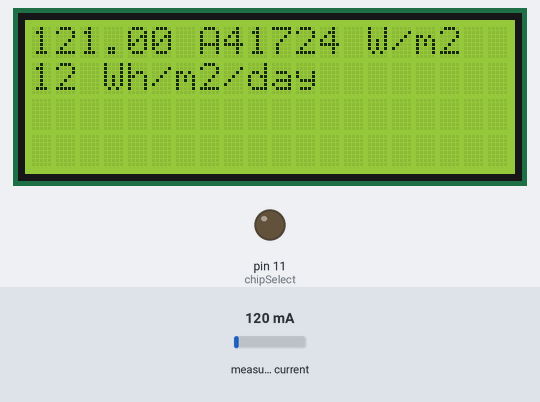
Simulated run of this sketch. Board: Arduino Uno, built with avr-gcc and run on an emulated ATmega328P. Shown: 20×4 character LCD, output pins drawn as LEDs (lit = HIGH). Inputs (shaded band) come from the test bench; at power-on: measured current 120 mA. The local clock reads 2024-03-15 10:24:30 at power-on unless the sketch sets it; storage starts empty; what the sketch prints to the serial monitor is not drawn.

Above: at 1.3 s.
1.4 s: measured current set to 1000 mA
At 2.9 s:
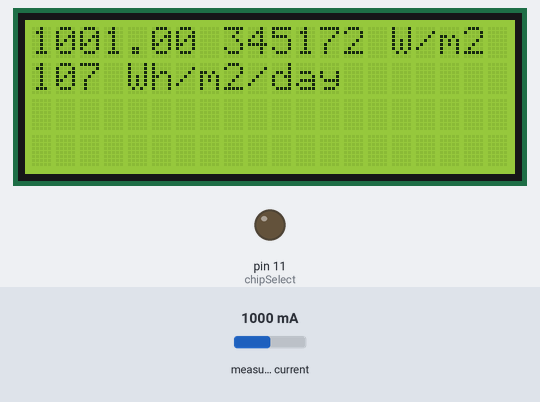
4.4 s: measured current set to 40 mA
At 6.9 s:
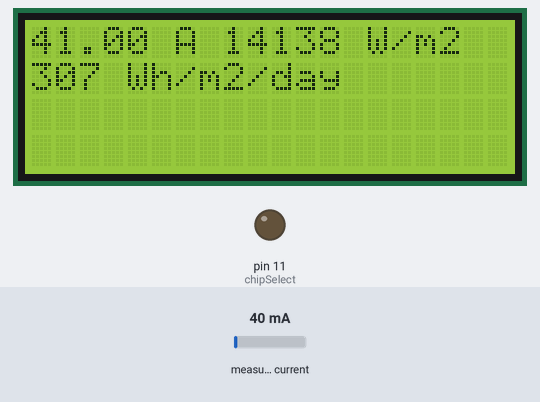
7.4 s: measured current set to 500 mA
At 9.8 s:
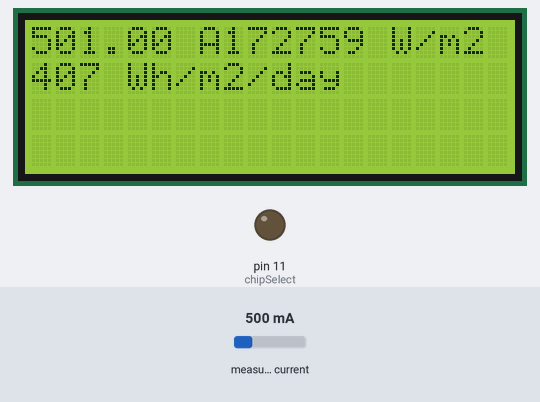
Timing chart, 0 to 11.3 s (numbered marks = the images above; inputs shaded):
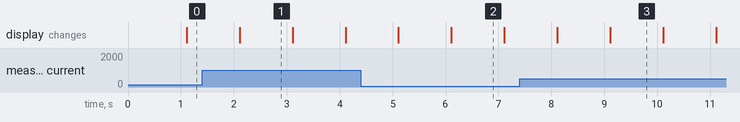

The sketch:

pyranometer.ino
```cpp
#include <LiquidCrystal_I2C.h>
#include <Adafruit_BusIO_Register.h>
#include <Adafruit_I2CDevice.h>
#include <Adafruit_I2CRegister.h>
#include <Adafruit_SPIDevice.h>
#include <Adafruit_INA219.h>
#include<Wire.h>
#include<SD.h>
#include<SPI.h>
#include "RTClib.h"

Adafruit_INA219 ina219; //  Adafruit_INA219 ina219_B(0x45); tambahkan alamat dan variable jika menggunakan lebih dari 1 Modul INA219
float tegangan, shunt, arus, daya, Tarus; // menyatakan variable ini berisikan nilai ber koma

int decimalPrecision = 2;

float currentSampleRead   = 0;               /* to read the value of a sample*/
unsigned long currentLastSample   = 0;       /* to count time for each sample. Technically 1 milli second 1 sample is taken */
float currentSampleSum    = 0;               /* accumulation of sample readings */
float currentSampleCount  = 0;               /* to count number of sample. */
float currentMean ;                         /* to calculate the average value from all samples*/
float finalCurrent ;                        /* the final current reading without taking offset value*/
float finalCurrent2 ;                       /* the final current reading*/
float ShortCircuitCurrentSTC = 2.9   ;      // 0.159 Key in the Short Circuit Current (At STC condition) of your Solar Panel or Solar Cell. Value 9 showing 9.0A Isc Panel.
float Irradiation = 0.00;                   /* This shows the irradiation level in W/m2.

            /* 1.1 - Offset DC Current */
float currentOffset = 0.00;             // to Offset deviation and accuracy. Offset any fake current when no current operates.
// the offset will automatically done when you press the <SELECT> button on the LCD display module.
// you may manually set offset here if you do not have LCD shield
float offsetLastSample = 0;             /* to count time for each sample. Technically 1 milli second 1 sample is taken */
float offsetSampleCount = 0;            /* to count number of sample. */

/* 1.2 - Average Accumulate Irradiation */

float accumulateIrradiation = 0;                          /* Amount of accumulate irradiation*/
unsigned long startMillisIrradiation;                     /* start counting time for irradiation energy */
unsigned long currentMillisIrradiation;                   /* current counting time for irradiation energy */
const unsigned long periodIrradiation = 1000;             // refresh every X seconds (in seconds) Default 1000 = 1 second
float FinalAccumulateIrradiationValue = 0;                /* shows the final accumulate irradiation reading*/

LiquidCrystal_I2C LCD(0x27, 20, 4);                        /*Creating the LiquidCrystal object named LCD */
unsigned long startMillisLCD;                               /* start counting time for LCD Display */
unsigned long currentMillisLCD;                             /* current counting time for LCD Display */
const unsigned long periodLCD = 1000;                       // refresh every X seconds (in seconds) in LED Display. Default 1000 = 1 second

RTC_DS1307 RTC;                                             /* initiate Real Time Cloak for DS1307 chip */
DateTime now;                                               /* initiate time variable*/
int h = now.hour();                                         /* create h as variable for hour */
int chipSelect = 11;                                        /* ChipSelect pin based on the SC card shield using SPI communication. By default the pin is 10 on Arduino Uno. This pin cannot be changed */
File mySensorData;                                          // Variable for working with our file object
unsigned long startMillisSD;                                /* start counting time for SD Card */
unsigned long currentMillisSD;                              /* current counting time for SD Card */
const unsigned long periodSD = 60000;                       // refresh every X seconds (in seconds) Default 60000 = 1 minute

void setup() {
  Serial.begin(9600);                               /* In order to see value in serial monitor */

  ina219.begin(); // ganti ina219 sesuai dengan alamat

  /* 1.2 - Average Accumulate Irradiation */

  startMillisIrradiation = millis();                /* Record initial starting time for daily irradiation */

  /* 2 - LCD Display  */

  LCD.begin();                                 /* Tell Arduino that our LCD has 16 columns and 2 rows*/
  LCD.setCursor(0, 0);                              /* Set LCD to upper left corner to start display*/
  startMillisLCD = millis();

  /* 3 - SD memory card shield */

  pinMode(chipSelect, OUTPUT);                      /*reserve pin 10 as an ouput by default*/
  RTC.begin();
  Wire.begin();
  SD.begin(chipSelect);                             /* Initialise the SD Card with chipSelect connected to pin 10 by default*/
  startMillisSD = millis();                         /* Record initial starting time for SD card module */
  RTC.adjust(DateTime(F(__DATE__), F(__TIME__)));   /*set the Real Time Cloak to the time same as your PC or Laptop time*/

  if (! RTC.isrunning())                            /* if RTC not running give warning in Serial Monitor */
  {
    Serial.println("RTC is not running !");
  }
  mySensorData = SD.open("Irrad.txt", FILE_WRITE);  // Open or create Irrad.txt on the SD card as a file to write to
  if (mySensorData)                                 // only to do these if data file opened sucessfully
  {
    DateTime now = RTC.now();                       /* get time information */
    mySensorData.print("Date");
    mySensorData.print(",");
    mySensorData.print("Current (A)");
    mySensorData.print(",");
    mySensorData.print("Irradiation (W/m2)");
    mySensorData.print(",");
    mySensorData.println("Daily Irradiation (Wh/m2/day)");
    mySensorData.close();                          //close the file
  }
}

void loop() {
  //
  if (millis() >= currentLastSample + 1 )                                                               /* every 1 milli second taking 1 reading */
  {
    currentSampleRead = ina219.getCurrent_mA () + 1;                                                      /* read the sample value */
    currentSampleSum = currentSampleSum + currentSampleRead ;                                         /* accumulate value with older sample readings*/
    currentSampleCount = currentSampleCount + 1;                                                      /* to move on to the next following count */
    currentLastSample = millis();                                                                     /* to reset the time again so that next cycle can start again*/
  }

  if (currentSampleCount == 100)                                                                       /* after 1000 count or 1000 milli seconds (1 second), do the calculation and display value*/
  {
    currentMean = currentSampleSum / currentSampleCount;                                              /* calculate average value of all sample readings taken*/
    //    finalCurrent = (((currentMean / 1024) * moduleSupplyVoltage) / mVperAmpValue);                    /* calculate the final current (without offset)*/
    //    finalCurrent2 = finalCurrent + currentOffset;                                                     /* The final current */
    Irradiation = (currentMean / ShortCircuitCurrentSTC * 1000);
    Serial.print(currentMean, decimalPrecision);
    Serial.print(" A  ");
    Serial.print(Irradiation, decimalPrecision);
    Serial.print(" W/m2  ");
    currentSampleSum = 0;                                                                             /* to reset accumulate sample values for the next cycle */
    currentSampleCount = 0;                                                                           /* to reset number of sample for the next cycle */
  }


  /* 1.2 - Average Accumulate Irradiation */

  currentMillisIrradiation = millis();                                                                 /* Count the time for current */

  if (currentMillisIrradiation - startMillisIrradiation >= periodIrradiation)
  {
    accumulateIrradiation = Irradiation / 3600 * (periodIrradiation / 1000);                          /* for smoothing calculation*/
    FinalAccumulateIrradiationValue =  FinalAccumulateIrradiationValue + accumulateIrradiation ;
    Serial.print(FinalAccumulateIrradiationValue, decimalPrecision);
    Serial.println(" Wh/m2/day");
    startMillisIrradiation = currentMillisIrradiation ;                                               /* Set the starting point again for next counting time */
    DateTime now = RTC.now();
    if ((now.hour() >= 23) && (now.second() >= 58))                                                   /* daily irradiation will reset to 0 at 12am everyday*/
    { // if do not want to reset everyday, then delete these codes
      FinalAccumulateIrradiationValue =  0;
    }
  }


  /* 2 - LCD Display  */

  currentMillisLCD = millis();
  if (currentMillisLCD - startMillisLCD >= periodLCD)
  {
    LCD.setCursor(0, 0);                                                                          /* Set cursor to first colum 0 and second row 1  */
    LCD.print(currentMean, decimalPrecision);                                                   /* display voltage value in LCD in first row  */
    LCD.print(" A   ");
    LCD.setCursor(8, 0);
    LCD.print(Irradiation, 0);                                                                    /* display current value in LCD in first row */
    LCD.print(" W/m2   ");
    LCD.setCursor(0, 1);
    LCD.print(FinalAccumulateIrradiationValue, 0);                                                /* display current value in LCD in first row */
    LCD.print(" Wh/m2/day        ");
    startMillisLCD = currentMillisLCD ;                                                           /* Set the starting point again for next counting time */
  }

  /* 3 - SD memory card shield */

//  currentMillisSD = millis();                                                                       /* keep counting time for SD memory function */
//  if (currentMillisSD - startMillisSD >= periodSD)                                                  /* if the time difference from begining is 1 minute (by default) do the following code */
//  {
//    mySensorData = SD.open("Irrad.txt", FILE_WRITE);                                              //Open Irrad.txt on the SD card as a file to write to
//    if (mySensorData)                                                                             //only to do these if data file opened sucessfully
//    {
//      DateTime now = RTC.now();                                                                   /* get time information */
//      mySensorData.print(now.year(), DEC);                                                        /* print the year today */
//      mySensorData.print("/");
//      mySensorData.print(now.month(), DEC);                                                       /* print the month today */
//      mySensorData.print("/");
//      mySensorData.print(now.day(), DEC);                                                         /* print the date today */
//      mySensorData.print(" ");
//      mySensorData.print(now.hour(), DEC);                                                        /* print the hour now */
//      mySensorData.print(":");
//      mySensorData.print(now.minute(), DEC);                                                      /* print the minute now */
//      mySensorData.print(":");
//      mySensorData.print(now.second(), DEC);                                                      /* print the second now */
//      mySensorData.print(",");
//      mySensorData.print(finalCurrent2);                                                          /* print the short circuit current */
//      mySensorData.print(",");
//      mySensorData.print(Irradiation);                                                            /* print the irradiance in W/m2 */
//      mySensorData.print(",");
//      mySensorData.println(FinalAccumulateIrradiationValue);                                      /* print the total daily irradiance in W/m2/day */
//      mySensorData.close();                                                                       //close the file
//      Serial.println("written to SD Card Successfully !");
//      startMillisSD = currentMillisSD ;
//    }
//  }
}
```

Measured:
- after the input at 1.4 s, the display: changes after 0.71 s (image 1)
- after the input at 4.4 s, the display: first changes after 0.71 s (image 2 shows a later state)
- what the display in image 1 shows lasts 1.0 s, from 2.1 s to 3.1 s
